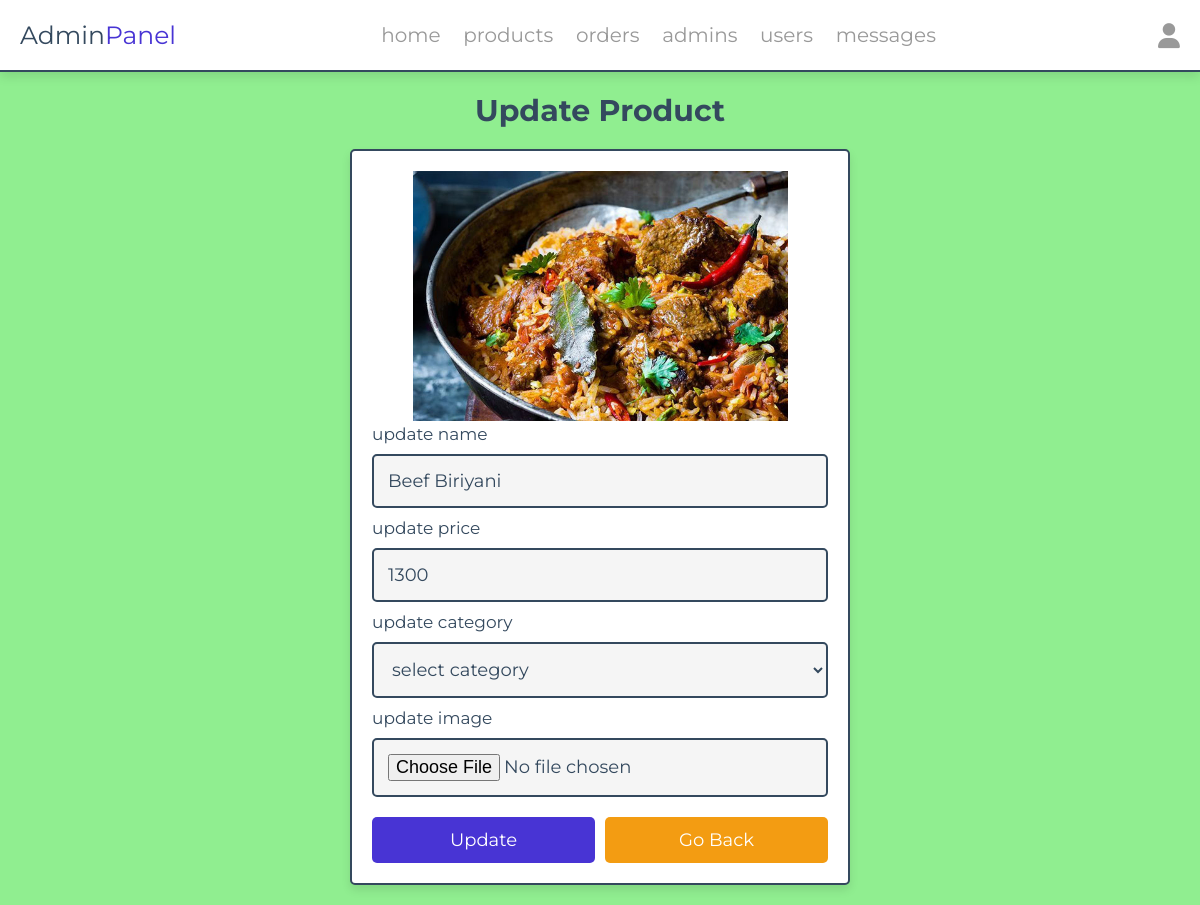
The page /admin/biri_up.php?update=1 (signed in) on the database its author committed.
### tables this page shows
CREATE TABLE `biriyani` (
  `id` int(100) NOT NULL,
  `name` varchar(100) NOT NULL,
  `price` int(10) NOT NULL,
  `image` varchar(100) NOT NULL,
  `category` varchar(100) NOT NULL
);

### admin/biri_up.php (the view, shortened to what this page needs)
<?php
include '../components/connect.php';
?>
<!DOCTYPE html>
<html lang="en">
<head>
   <link rel="stylesheet" href="https://cdnjs.cloudflare.com/ajax/libs/font-awesome/6.1.1/css/all.min.css">
   <link rel="stylesheet" href="../css/admin_style.css">
   <link rel="stylesheet" href="../css/das.css">
   <link rel="stylesheet" href="../css/da1.css">
</head>
<body>
<?php include '../components/admin_header.php' ?>
<section class="update-product">
   <h1 class="heading">Update Product</h1>
   <?php
      $update_id = $_GET['update'];
      $show_products = $conn->prepare("SELECT * FROM `biriyani` WHERE id = ?");
      $show_products->execute([$update_id]);
      if($show_products->rowCount() > 0){
         while($fetch_products = $show_products->fetch(PDO::FETCH_ASSOC)){
   ?>
   <form action="" method="POST" enctype="multipart/form-data">
      <img src="../uploaded_img/<?= $fetch_products['image']; ?>" alt="">
      <span>update name</span>
      <input type="text" required placeholder="enter product name" name="name" maxlength="100" class="box" value="<?= $fetch_products['name']; ?>">
      <span>update price</span>
      <input type="number" min="0" max="9999999999" required placeholder="enter product price" name="price" onkeypress="if(this.value.length == 10) return false;" class="box" value="<?= $fetch_products['price']; ?>">
      <span>update category</span>
      <select name="category" class="box" required>
         <option selected value="select category">select category</option>
      </select>
      <span>update image</span>
      <input type="file" name="image" class="box" accept="image/jpg, image/jpeg, image/png, image/webp">
      <div class="flex-btn">
         <input type="submit" value="update" class="btn" name="update">
         <a href="biriyani.php" class="option-btn">go back</a>
      </div>
   </form>
   <?php
         }
      }else{
         echo '<p class="empty">no products added yet!</p>';
      }
   ?>
</section>
</body>
</html>

### css/admin_style.css (style rules this page uses)
:root { --main-color:#4834d4; --red:#e74c3c; --orange:#f39c12; --black:#34495e; --white:#fff; --light-bg:#f5f5f5; --light-color:#999; --border:.2rem solid var(--black); --box-shadow:0 .5rem 1rem rgba(0,0,0,.1); }
* { font-family: 'Montserrat', sans-serif; margin:0; padding:0; box-sizing: border-box; text-decoration: none; outline: none; border:none; }
html { font-size: 62.5%; overflow-x: hidden; }
body { background-color: var(--light-bg); }
section { max-width: 1200px; margin:0 auto; padding:2rem; }
.btn, .delete-btn, .option-btn { display: block; margin-top: 1rem; border-radius: .5rem; cursor: pointer; width: 100%; font-size: 1.8rem; color:var(--white); padding:1.2rem 3rem; text-transform: capitalize; text-align: center; }
.btn { background-color: var(--main-color); }
.option-btn { background-color: var(--orange); }
.flex-btn { display: flex; gap:1rem; }
.heading { text-align: center; margin-bottom: 2rem; text-transform: capitalize; color:var(--black); font-size: 3rem; }
.update-product form { margin:0 auto; max-width: 50rem; background-color: var(--white); border-radius: .5rem; box-shadow: var(--box-shadow); border:var(--border); padding:2rem; }
.update-product form img { height: 25rem; width: 100%; object-fit: contain; }
.update-product form .box { background-color: var(--light-bg); border:var(--border); width: 100%; padding:1.4rem; font-size: 1.8rem; color:var(--black); border-radius: .5rem; margin: 1rem 0; }
.update-product form span { font-size: 1.7rem; color:var(--black); }

### css/das.css (style rules this page uses)
body { background-color:lightblue; }

### css/da1.css (style rules this page uses)
body { background-color:lightgreen; }

### rows shown on the page
biriyani: image (picture), name "Beef Biriyani", price "1300"
